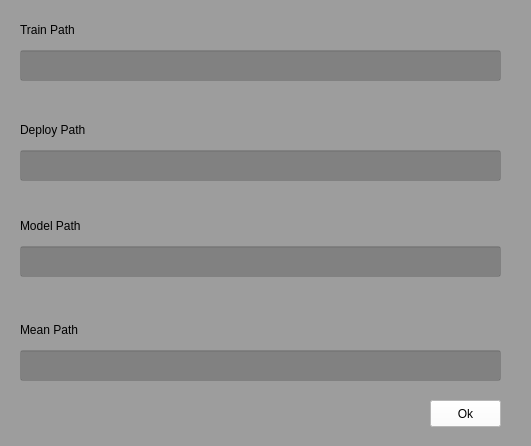
<?xml version="1.0" encoding="UTF-8"?>
<ui version="4.0">
 <class>Form</class>
 <widget class="QWidget" name="Form">
  <property name="geometry">
   <rect>
    <x>0</x>
    <y>0</y>
    <width>531</width>
    <height>446</height>
   </rect>
  </property>
  <property name="windowTitle">
   <string>Form</string>
  </property>
  <property name="styleSheet">
   <string notr="true">background-color:rgba(100,100,100,100)</string>
  </property>
  <widget class="QLineEdit" name="lineEdit">
   <property name="geometry">
    <rect>
     <x>20</x>
     <y>50</y>
     <width>481</width>
     <height>31</height>
    </rect>
   </property>
   <property name="styleSheet">
    <string notr="true">background-color:rgba(0,0,0,45)</string>
   </property>
   <property name="text">
    <string/>
   </property>
  </widget>
  <widget class="QLabel" name="label">
   <property name="geometry">
    <rect>
     <x>20</x>
     <y>14</y>
     <width>151</width>
     <height>31</height>
    </rect>
   </property>
   <property name="styleSheet">
    <string notr="true">font: 15pt &quot;Ubuntu Condensed&quot;;background-color:rgba(0,0,0,0)</string>
   </property>
   <property name="text">
    <string>Train Path</string>
   </property>
  </widget>
  <widget class="QLabel" name="label_2">
   <property name="geometry">
    <rect>
     <x>20</x>
     <y>114</y>
     <width>151</width>
     <height>31</height>
    </rect>
   </property>
   <property name="styleSheet">
    <string notr="true">font: 15pt &quot;Ubuntu Condensed&quot;;background-color:rgba(0,0,0,0)</string>
   </property>
   <property name="text">
    <string>Deploy Path</string>
   </property>
  </widget>
  <widget class="QLineEdit" name="lineEdit_2">
   <property name="geometry">
    <rect>
     <x>20</x>
     <y>150</y>
     <width>481</width>
     <height>31</height>
    </rect>
   </property>
   <property name="styleSheet">
    <string notr="true">background-color:rgba(0,0,0,45)</string>
   </property>
   <property name="text">
    <string/>
   </property>
  </widget>
  <widget class="QLineEdit" name="lineEdit_3">
   <property name="geometry">
    <rect>
     <x>20</x>
     <y>246</y>
     <width>481</width>
     <height>31</height>
    </rect>
   </property>
   <property name="styleSheet">
    <string notr="true">background-color:rgba(0,0,0,45)</string>
   </property>
   <property name="text">
    <string/>
   </property>
  </widget>
  <widget class="QLabel" name="label_3">
   <property name="geometry">
    <rect>
     <x>20</x>
     <y>210</y>
     <width>151</width>
     <height>31</height>
    </rect>
   </property>
   <property name="styleSheet">
    <string notr="true">font: 15pt &quot;Ubuntu Condensed&quot;;background-color:rgba(0,0,0,0)</string>
   </property>
   <property name="text">
    <string>Model Path</string>
   </property>
  </widget>
  <widget class="QLabel" name="label_4">
   <property name="geometry">
    <rect>
     <x>20</x>
     <y>314</y>
     <width>151</width>
     <height>31</height>
    </rect>
   </property>
   <property name="styleSheet">
    <string notr="true">font: 15pt &quot;Ubuntu Condensed&quot;;background-color:rgba(0,0,0,0)</string>
   </property>
   <property name="text">
    <string>Mean Path</string>
   </property>
  </widget>
  <widget class="QLineEdit" name="lineEdit_4">
   <property name="geometry">
    <rect>
     <x>20</x>
     <y>350</y>
     <width>481</width>
     <height>31</height>
    </rect>
   </property>
   <property name="styleSheet">
    <string notr="true">background-color:rgba(0,0,0,45)</string>
   </property>
   <property name="text">
    <string/>
   </property>
  </widget>
  <widget class="QPushButton" name="pushButtonOk">
   <property name="geometry">
    <rect>
     <x>430</x>
     <y>400</y>
     <width>71</width>
     <height>27</height>
    </rect>
   </property>
   <property name="styleSheet">
    <string notr="true">background-color:rgba(255,255,255,255)</string>
   </property>
   <property name="text">
    <string>Ok</string>
   </property>
  </widget>
 </widget>
 <resources/>
 <connections/>
</ui>
